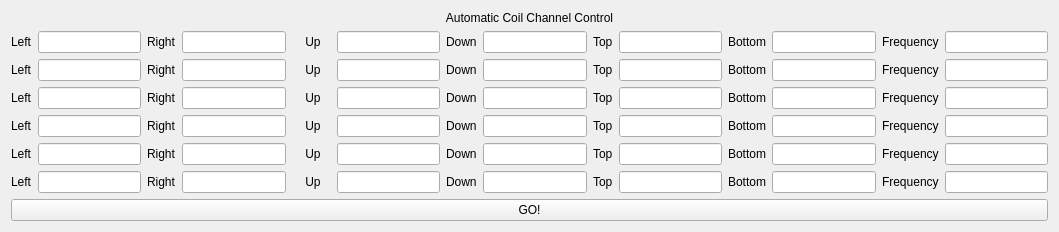
     <widget class="QWidget" name="layoutWidget">
      <property name="geometry">
       <rect>
        <x>150</x>
        <y>931</y>
        <width>1059</width>
        <height>212</height>
       </rect>
      </property>
      <layout class="QVBoxLayout" name="verticalLayout_6">
       <item>
        <widget class="QLabel" name="label_28">
         <property name="text">
          <string>Automatic Coil Channel Control</string>
         </property>
         <property name="alignment">
          <set>Qt::AlignCenter</set>
         </property>
        </widget>
       </item>
       <item>
        <layout class="QHBoxLayout" name="horizontalLayout_12">
         <item>
          <widget class="QLabel" name="label_29">
           <property name="text">
            <string>Left</string>
           </property>
          </widget>
         </item>
         <item>
          <widget class="QLineEdit" name="leftc_auto1"/>
         </item>
         <item>
          <widget class="QLabel" name="label_30">
           <property name="text">
            <string>Right</string>
           </property>
          </widget>
         </item>
         <item>
          <widget class="QLineEdit" name="rightc_auto1"/>
         </item>
         <item>
          <widget class="QLabel" name="label_31">
           <property name="text">
            <string>    Up   </string>
           </property>
          </widget>
         </item>
         <item>
          <widget class="QLineEdit" name="upc_auto1"/>
         </item>
         <item>
          <widget class="QLabel" name="label_32">
           <property name="text">
            <string>Down</string>
           </property>
          </widget>
         </item>
         <item>
          <widget class="QLineEdit" name="downc_auto1"/>
         </item>
         <item>
          <widget class="QLabel" name="label_33">
           <property name="text">
            <string>Top</string>
           </property>
          </widget>
         </item>
         <item>
          <widget class="QLineEdit" name="topc_auto1"/>
         </item>
         <item>
          <widget class="QLabel" name="label_34">
           <property name="text">
            <string>Bottom</string>
           </property>
          </widget>
         </item>
         <item>
          <widget class="QLineEdit" name="bottomc_auto1"/>
         </item>
         <item>
          <widget class="QLabel" name="label_35">
           <property name="text">
            <string>Frequency</string>
           </property>
          </widget>
         </item>
         <item>
          <widget class="QLineEdit" name="freq1"/>
         </item>
        </layout>
       </item>
       <item>
        <layout class="QHBoxLayout" name="horizontalLayout_13">
         <item>
          <widget class="QLabel" name="label_36">
           <property name="text">
            <string>Left</string>
           </property>
          </widget>
         </item>
         <item>
          <widget class="QLineEdit" name="leftc_auto2"/>
         </item>
         <item>
          <widget class="QLabel" name="label_37">
           <property name="text">
            <string>Right</string>
           </property>
          </widget>
         </item>
         <item>
          <widget class="QLineEdit" name="rightc_auto2"/>
         </item>
         <item>
          <widget class="QLabel" name="label_38">
           <property name="text">
            <string>    Up   </string>
           </property>
          </widget>
         </item>
         <item>
          <widget class="QLineEdit" name="upc_auto2"/>
         </item>
         <item>
          <widget class="QLabel" name="label_39">
           <property name="text">
            <string>Down</string>
           </property>
          </widget>
         </item>
         <item>
          <widget class="QLineEdit" name="downc_auto2"/>
         </item>
         <item>
          <widget class="QLabel" name="label_40">
           <property name="text">
            <string>Top</string>
           </property>
          </widget>
         </item>
         <item>
          <widget class="QLineEdit" name="topc_auto2"/>
         </item>
         <item>
          <widget class="QLabel" name="label_41">
           <property name="text">
            <string>Bottom</string>
           </property>
          </widget>
         </item>
         <item>
          <widget class="QLineEdit" name="bottomc_auto2"/>
         </item>
         <item>
          <widget class="QLabel" name="label_42">
           <property name="text">
            <string>Frequency</string>
           </property>
          </widget>
         </item>
         <item>
          <widget class="QLineEdit" name="freq2"/>
         </item>
        </layout>
       </item>
       <item>
        <layout class="QHBoxLayout" name="horizontalLayout_15">
         <item>
          <widget class="QLabel" name="label_50">
           <property name="text">
            <string>Left</string>
           </property>
          </widget>
         </item>
         <item>
          <widget class="QLineEdit" name="leftc_auto3"/>
         </item>
         <item>
          <widget class="QLabel" name="label_51">
           <property name="text">
            <string>Right</string>
           </property>
          </widget>
         </item>
         <item>
          <widget class="QLineEdit" name="rightc_auto3"/>
         </item>
         <item>
          <widget class="QLabel" name="label_52">
           <property name="text">
            <string>    Up   </string>
           </property>
          </widget>
         </item>
         <item>
          <widget class="QLineEdit" name="upc_auto3"/>
         </item>
         <item>
          <widget class="QLabel" name="label_53">
           <property name="text">
            <string>Down</string>
           </property>
          </widget>
         </item>
         <item>
          <widget class="QLineEdit" name="downc_auto3"/>
         </item>
         <item>
          <widget class="QLabel" name="label_54">
           <property name="text">
            <string>Top</string>
           </property>
          </widget>
         </item>
         <item>
          <widget class="QLineEdit" name="topc_auto3"/>
         </item>
         <item>
          <widget class="QLabel" name="label_55">
           <property name="text">
            <string>Bottom</string>
           </property>
          </widget>
         </item>
         <item>
          <widget class="QLineEdit" name="bottomc_auto3"/>
         </item>
         <item>
          <widget class="QLabel" name="label_56">
           <property name="text">
            <string>Frequency</string>
           </property>
          </widget>
         </item>
         <item>
          <widget class="QLineEdit" name="freq3"/>
         </item>
        </layout>
       </item>
       <item>
        <layout class="QHBoxLayout" name="horizontalLayout_17">
         <item>
          <widget class="QLabel" name="label_64">
           <property name="text">
            <string>Left</string>
           </property>
          </widget>
         </item>
         <item>
          <widget class="QLineEdit" name="leftc_auto4"/>
         </item>
         <item>
          <widget class="QLabel" name="label_65">
           <property name="text">
            <string>Right</string>
           </property>
          </widget>
         </item>
         <item>
          <widget class="QLineEdit" name="rightc_auto4"/>
         </item>
         <item>
          <widget class="QLabel" name="label_66">
           <property name="text">
            <string>    Up   </string>
           </property>
          </widget>
         </item>
         <item>
          <widget class="QLineEdit" name="upc_auto4"/>
         </item>
         <item>
          <widget class="QLabel" name="label_67">
           <property name="text">
            <string>Down</string>
           </property>
          </widget>
         </item>
         <item>
          <widget class="QLineEdit" name="downc_auto4"/>
         </item>
         <item>
          <widget class="QLabel" name="label_68">
           <property name="text">
            <string>Top</string>
           </property>
          </widget>
         </item>
         <item>
          <widget class="QLineEdit" name="topc_auto4"/>
         </item>
         <item>
          <widget class="QLabel" name="label_69">
           <property name="text">
            <string>Bottom</string>
           </property>
          </widget>
         </item>
         <item>
          <widget class="QLineEdit" name="bottomc_auto4"/>
         </item>
         <item>
          <widget class="QLabel" name="label_70">
           <property name="text">
            <string>Frequency</string>
           </property>
          </widget>
         </item>
         <item>
          <widget class="QLineEdit" name="freq4"/>
         </item>
        </layout>
       </item>
       <item>
        <layout class="QHBoxLayout" name="horizontalLayout_19">
         <item>
          <widget class="QLabel" name="label_78">
           <property name="text">
            <string>Left</string>
           </property>
          </widget>
         </item>
         <item>
          <widget class="QLineEdit" name="leftc_auto5"/>
         </item>
         <item>
          <widget class="QLabel" name="label_79">
           <property name="text">
            <string>Right</string>
           </property>
          </widget>
         </item>
         <item>
          <widget class="QLineEdit" name="rightc_auto5"/>
         </item>
         <item>
          <widget class="QLabel" name="label_80">
           <property name="text">
            <string>    Up   </string>
           </property>
          </widget>
         </item>
         <item>
          <widget class="QLineEdit" name="upc_auto5"/>
         </item>
         <item>
          <widget class="QLabel" name="label_81">
           <property name="text">
            <string>Down</string>
           </property>
          </widget>
         </item>
         <item>
          <widget class="QLineEdit" name="downc_auto5"/>
         </item>
         <item>
          <widget class="QLabel" name="label_82">
           <property name="text">
            <string>Top</string>
           </property>
          </widget>
         </item>
         <item>
          <widget class="QLineEdit" name="topc_auto5"/>
         </item>
         <item>
          <widget class="QLabel" name="label_83">
           <property name="text">
            <string>Bottom</string>
           </property>
          </widget>
         </item>
         <item>
          <widget class="QLineEdit" name="bottomc_auto5"/>
         </item>
         <item>
          <widget class="QLabel" name="label_84">
           <property name="text">
            <string>Frequency</string>
           </property>
          </widget>
         </item>
         <item>
          <widget class="QLineEdit" name="freq5"/>
         </item>
        </layout>
       </item>
       <item>
        <layout class="QHBoxLayout" name="horizontalLayout_20">
         <item>
          <widget class="QLabel" name="label_85">
           <property name="text">
            <string>Left</string>
           </property>
          </widget>
         </item>
         <item>
          <widget class="QLineEdit" name="leftc_auto6"/>
         </item>
         <item>
          <widget class="QLabel" name="label_86">
           <property name="text">
            <string>Right</string>
           </property>
          </widget>
         </item>
         <item>
          <widget class="QLineEdit" name="rightc_auto6"/>
         </item>
         <item>
          <widget class="QLabel" name="label_87">
           <property name="text">
            <string>    Up   </string>
           </property>
          </widget>
         </item>
         <item>
          <widget class="QLineEdit" name="upc_auto6"/>
         </item>
         <item>
          <widget class="QLabel" name="label_88">
           <property name="text">
            <string>Down</string>
           </property>
          </widget>
         </item>
         <item>
          <widget class="QLineEdit" name="downc_auto6"/>
         </item>
         <item>
          <widget class="QLabel" name="label_89">
           <property name="text">
            <string>Top</string>
           </property>
          </widget>
         </item>
         <item>
          <widget class="QLineEdit" name="topc_auto6"/>
         </item>
         <item>
          <widget class="QLabel" name="label_90">
           <property name="text">
            <string>Bottom</string>
           </property>
          </widget>
         </item>
         <item>
          <widget class="QLineEdit" name="bottomc_auto6"/>
         </item>
         <item>
          <widget class="QLabel" name="label_91">
           <property name="text">
            <string>Frequency</string>
           </property>
          </widget>
         </item>
         <item>
          <widget class="QLineEdit" name="freq6"/>
         </item>
        </layout>
       </item>
       <item>
        <widget class="QPushButton" name="autogo_pb">
         <property name="text">
          <string>GO!</string>
         </property>
        </widget>
       </item>
      </layout>
     </widget>
